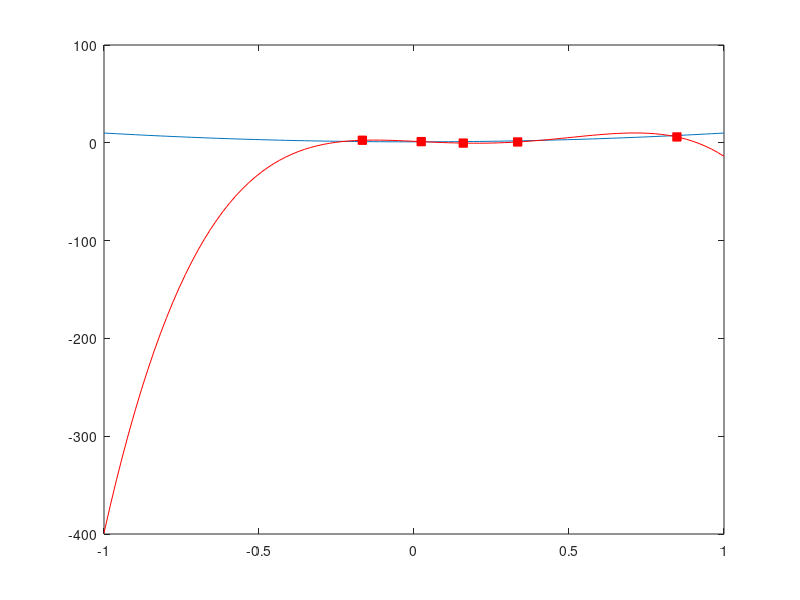
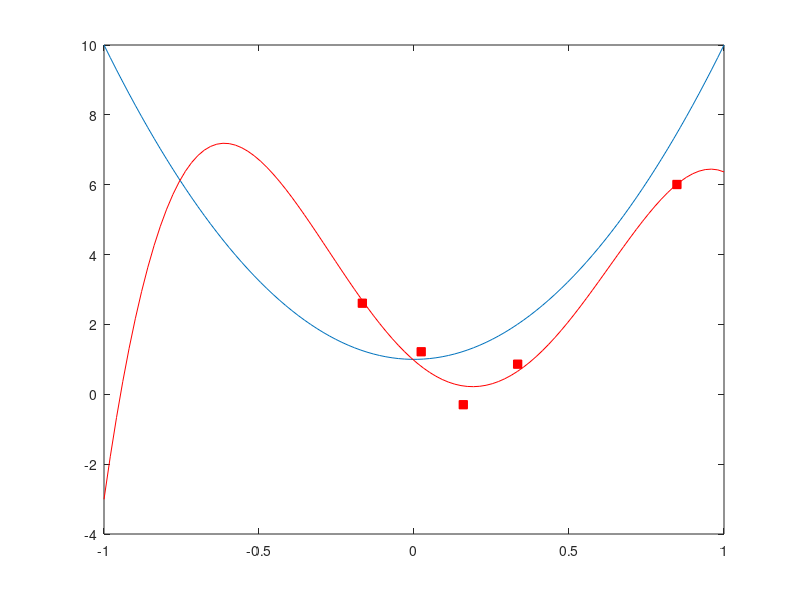
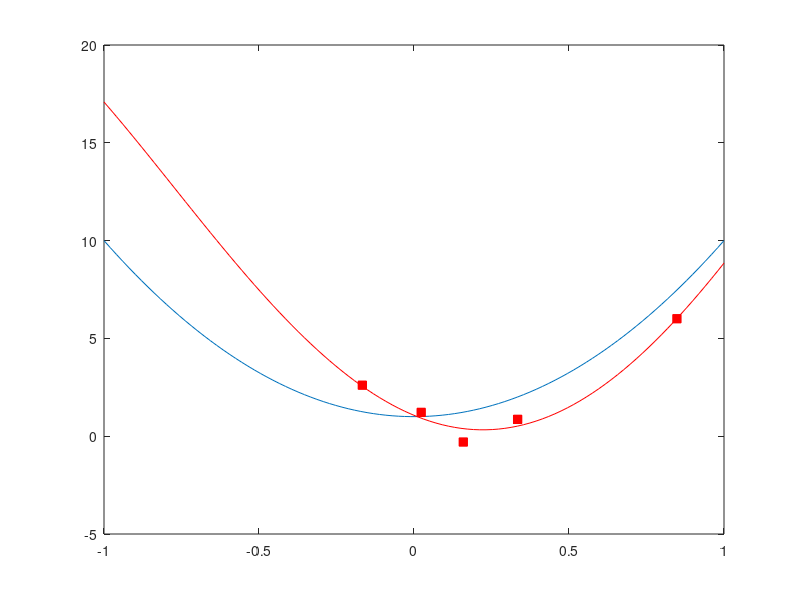
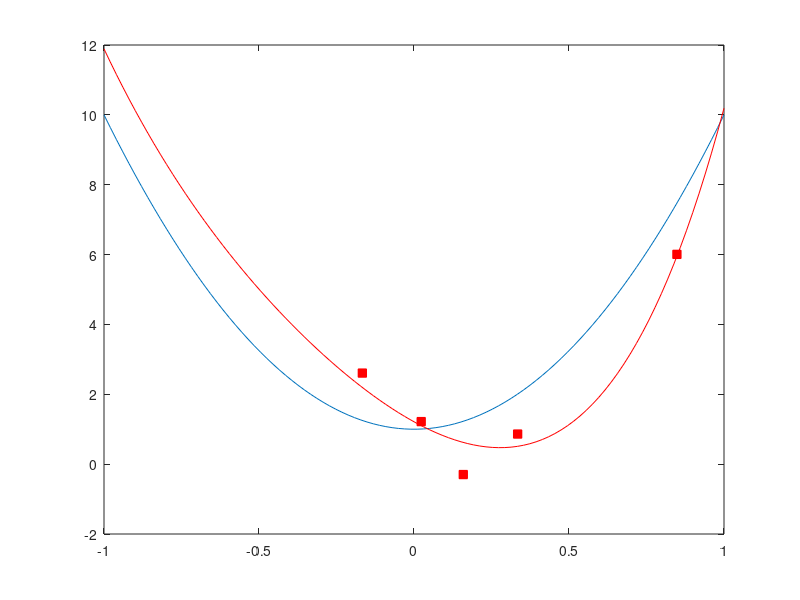

MATLAB code to generate these figures, in order:
f = inline('1+9*x.^2');
xeq = linspace(-1,1);
x5 = 2*rand(5,1)-1;
e5 = randn(5,1);
y5 = f(x5) + e5;

x50 = 2*rand(50,1)-1;
e50 = randn(50,1);
y50 = f(x50)+e50;

x55 = x5;
y55 = y5;
for i = 1:50
    x55(i+5) = x50(i);
    y55(i+5) = y50(i);
end

degree = 4;
V = ones(5, degree + 1);
V(:,2) = x5;
V(:,3) = V(:,2).*x5;
V(:,4) = V(:,3).*x5;
V(:,5) = V(:,4).*x5;
D = ones(50, degree + 1);
D(:,2) = x50;
D(:,3) = D(:,2).*x50;
D(:,4) = D(:,3).*x50;
D(:,5) = D(:,4).*x50;
%disp(V)
lam = 0;
A=V'*V + lam.*eye(5,5);
b= V'*y5;
x=A\b;
fit4=V*x;
fit4e=D*x;
Ein(1) = (fit4-y5)'*(fit4-y5);
Eval(1) = (fit4e-y50)'*(fit4e-y50);
%disp(Eval)
y = x(1) + x(2)*xeq + x(3)*xeq.^2 + x(4)*xeq.^3 + x(5)*xeq.^4;
figure();
plot(xeq, f(xeq))
hold on
plot(x5,y5,'rs','MarkerFaceColor', 'r')
plot(xeq, y, 'r')
hold off

ary(1) = 0;
lam = 0.0001;
for i = 1:6
    ary(1+i) = lam;
    A=V'*V + lam.*eye(5,5);
    b= V'*y5;
    x=A\b;
    fit4=V*x;
    fit4e=D*x;
    Ein(1+i) = (fit4-y5)'*(fit4-y5);
    Eval(1+i) = (fit4e-y50)'*(fit4e-y50);
    %disp(Eval)
    y = x(1) + x(2)*xeq + x(3)*xeq.^2 + x(4)*xeq.^3 + x(5)*xeq.^4;
    figure();
    plot(xeq, f(xeq))
    hold on
    plot(x5,y5,'rs','MarkerFaceColor', 'r')
    plot(xeq, y, 'r')
    hold off
    lam = lam*10;
end

figure();
plot(Ein,'red');
figure();
plot(Eval);



